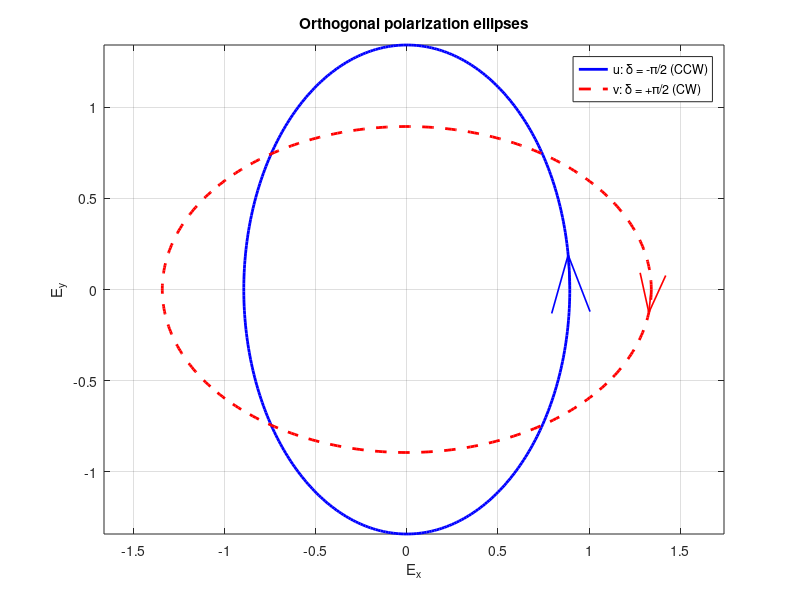

This chart was generated by the following MATLAB code:
%% (c) Orthogonal polarization state
clear; clc; close all;

% --- Given vector u ---
u = [2; -3i] / sqrt(5);

% --- Construct orthogonal vector v (satisfies v†u = 0) ---
v = [-3i; 2] / sqrt(5);

% --- Verify orthogonality ---
inner = v' * conj(u);
disp('Inner product <v|u> =');
disp(inner);   % should be 0

% --- Compute amplitudes and phases ---
Ax_u = abs(u(1)); Ay_u = abs(u(2));
phi_x_u = angle(u(1)); phi_y_u = angle(u(2));
delta_u = phi_y_u - phi_x_u;

Ax_v = abs(v(1)); Ay_v = abs(v(2));
phi_x_v = angle(v(1)); phi_y_v = angle(v(2));
delta_v = phi_y_v - phi_x_v;

% --- Time vector ---
t = linspace(0, 2*pi, 400);

% --- Field components ---
Ex_u = Ax_u * cos(t);
Ey_u = Ay_u * cos(t + delta_u);

Ex_v = Ax_v * cos(t);
Ey_v = Ay_v * cos(t + delta_v);

% --- Plot both ellipses ---
figure;
plot(Ex_u, Ey_u, 'b', 'LineWidth', 2); hold on;
plot(Ex_v, Ey_v, 'r--', 'LineWidth', 2);
axis equal; grid on;
xlabel('E_x'); ylabel('E_y');
title('Orthogonal polarization ellipses');
legend({'u: δ = -π/2 (CCW)', 'v: δ = +π/2 (CW)'}, 'Location', 'best');

% --- Add arrows for direction ---
quiver(Ex_u(1), Ey_u(1), Ex_u(10)-Ex_u(1), Ey_u(10)-Ey_u(1), 0, 'b', 'LineWidth', 1.2, 'MaxHeadSize', 1);
quiver(Ex_v(1), Ey_v(1), Ex_v(10)-Ex_v(1), Ey_v(10)-Ey_v(1), 0, 'r', 'LineWidth', 1.2, 'MaxHeadSize', 1);

% --- Show parameters ---
fprintf('\nOriginal polarization u:\n');
fprintf('A_x = %.4f, A_y = %.4f, δ = %.4f rad\n', Ax_u, Ay_u, delta_u);
fprintf('\nOrthogonal polarization v:\n');
fprintf('A_x = %.4f, A_y = %.4f, δ = %.4f rad\n', Ax_v, Ay_v, delta_v);
